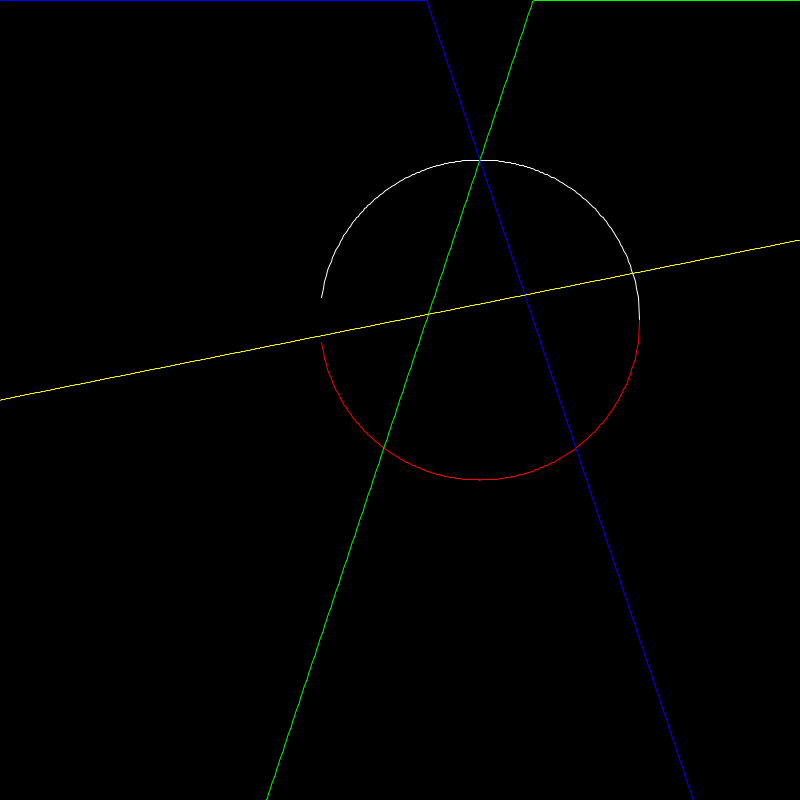
Frame 1 (no input)
Frame 2 (the mouse pressed at the canvas centre, redrawn once): identical to frame 1, image omitted

The Processing sketch that drew this single still picture (run headless with seeded random() and noise(); the mouse was pressed at the canvas centre and the sketch redrawn once):

// Processing sketch: anarchy
// ── anarchy.pde
float f(float x) {
  return 2 + sqrt(-pow(x-2, 2)+1);
}

float g(float x) {
  return 2 - sqrt(-pow(x-2, 2)+1);
}

float h(float x) {
  return (3*x)-3;
}

float i(float x) {
  return -(3*x)+9;
}

float j(float x) {
  return (0.2 * x) + 1.7;
}

void setup() {
  size(800, 800);

  noLoop();
}


float XMIN = -1;
float XMAX = 4;
float YMIN = -1;
float YMAX = 4;
float XSTEP = 0.01;

void plot() {
  noFill();
  stroke(color(255));
  beginShape();
  for (float x = XMIN; x < XMAX; x += XSTEP) {

    plot(x, f(x));
  }
  endShape();


  stroke(color(255,0,0));
  beginShape();
  for (float x = XMIN; x < XMAX; x += XSTEP) {
    plot(x, g(x));
  }
  endShape();

  stroke(color(0,255,0));
  beginShape();
  for (float x = XMIN; x < XMAX; x += XSTEP) {
    plot(x, h(x));
  }
  endShape();

  stroke(color(0,0,255));
  beginShape();
  for (float x = XMIN; x < XMAX; x += XSTEP) {
    plot(x, i(x));
  }
  endShape();

  stroke(color(255,255,0));
  beginShape();
  for (float x = XMIN; x < XMAX; x += XSTEP) {
    plot(x, j(x));
  }
  endShape();
}

void plot(float x, float y) {
  float xp = map(x, XMIN, XMAX, 0, width);
  float yp = map(constrain(y, YMIN, YMAX), YMIN, YMAX, height, 0);

  vertex(xp, yp);
}



void draw() {
  background(0);
  stroke(255);
  plot();
}
